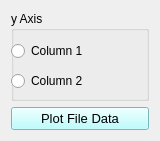
   <widget class="QWidget" name="verticalLayoutWidget_9">
    <property name="geometry">
     <rect>
      <x>670</x>
      <y>240</y>
      <width>160</width>
      <height>141</height>
     </rect>
    </property>
    <layout class="QVBoxLayout" name="FileEditor">
     <item>
      <widget class="QGroupBox" name="groupBox_2">
       <property name="title">
        <string>y Axis</string>
       </property>
       <widget class="QRadioButton" name="radioButton_Col2_yAxis">
        <property name="geometry">
         <rect>
          <x>0</x>
          <y>60</y>
          <width>95</width>
          <height>20</height>
         </rect>
        </property>
        <property name="text">
         <string>Column 2</string>
        </property>
       </widget>
       <widget class="QRadioButton" name="radioButton_Col1_yAxis">
        <property name="geometry">
         <rect>
          <x>0</x>
          <y>30</y>
          <width>95</width>
          <height>20</height>
         </rect>
        </property>
        <property name="text">
         <string>Column 1</string>
        </property>
       </widget>
      </widget>
     </item>
     <item>
      <widget class="QPushButton" name="PlotFileDataButton">
       <property name="palette">
        <palette>
         <active>
          <colorrole role="WindowText">
           <brush brushstyle="SolidPattern">
            <color alpha="255">
             <red>0</red>
             <green>0</green>
             <blue>0</blue>
            </color>
           </brush>
          </colorrole>
          <colorrole role="Button">
           <brush brushstyle="SolidPattern">
            <color alpha="255">
             <red>170</red>
             <green>255</green>
             <blue>255</blue>
            </color>
           </brush>
          </colorrole>
          <colorrole role="Light">
           <brush brushstyle="SolidPattern">
            <color alpha="255">
             <red>255</red>
             <green>255</green>
             <blue>255</blue>
            </color>
           </brush>
          </colorrole>
          <colorrole role="Midlight">
           <brush brushstyle="SolidPattern">
            <color alpha="255">
             <red>212</red>
             <green>255</green>
             <blue>255</blue>
            </color>
           </brush>
          </colorrole>
          <colorrole role="Dark">
           <brush brushstyle="SolidPattern">
            <color alpha="255">
             <red>85</red>
             <green>127</green>
             <blue>127</blue>
            </color>
           </brush>
          </colorrole>
          <colorrole role="Mid">
           <brush brushstyle="SolidPattern">
            <color alpha="255">
             <red>113</red>
             <green>170</green>
             <blue>170</blue>
            </color>
           </brush>
          </colorrole>
          <colorrole role="Text">
           <brush brushstyle="SolidPattern">
            <color alpha="255">
             <red>0</red>
             <green>0</green>
             <blue>0</blue>
            </color>
           </brush>
          </colorrole>
          <colorrole role="BrightText">
           <brush brushstyle="SolidPattern">
            <color alpha="255">
             <red>255</red>
             <green>255</green>
             <blue>255</blue>
            </color>
           </brush>
          </colorrole>
          <colorrole role="ButtonText">
           <brush brushstyle="SolidPattern">
            <color alpha="255">
             <red>0</red>
             <green>0</green>
             <blue>0</blue>
            </color>
           </brush>
          </colorrole>
          <colorrole role="Base">
           <brush brushstyle="SolidPattern">
            <color alpha="255">
             <red>255</red>
             <green>255</green>
             <blue>255</blue>
            </color>
           </brush>
          </colorrole>
          <colorrole role="Window">
           <brush brushstyle="SolidPattern">
            <color alpha="255">
             <red>170</red>
             <green>255</green>
             <blue>255</blue>
            </color>
           </brush>
          </colorrole>
          <colorrole role="Shadow">
           <brush brushstyle="SolidPattern">
            <color alpha="255">
             <red>0</red>
             <green>0</green>
             <blue>0</blue>
            </color>
           </brush>
          </colorrole>
          <colorrole role="AlternateBase">
           <brush brushstyle="SolidPattern">
            <color alpha="255">
             <red>212</red>
             <green>255</green>
             <blue>255</blue>
            </color>
           </brush>
          </colorrole>
          <colorrole role="ToolTipBase">
           <brush brushstyle="SolidPattern">
            <color alpha="255">
             <red>255</red>
             <green>255</green>
             <blue>220</blue>
            </color>
           </brush>
          </colorrole>
          <colorrole role="ToolTipText">
           <brush brushstyle="SolidPattern">
            <color alpha="255">
             <red>0</red>
             <green>0</green>
             <blue>0</blue>
            </color>
           </brush>
          </colorrole>
          <colorrole role="PlaceholderText">
           <brush brushstyle="SolidPattern">
            <color alpha="128">
             <red>0</red>
             <green>0</green>
             <blue>0</blue>
            </color>
           </brush>
          </colorrole>
         </active>
         <inactive>
          <colorrole role="WindowText">
           <brush brushstyle="SolidPattern">
            <color alpha="255">
             <red>0</red>
             <green>0</green>
             <blue>0</blue>
            </color>
           </brush>
          </colorrole>
          <colorrole role="Button">
           <brush brushstyle="SolidPattern">
            <color alpha="255">
             <red>170</red>
             <green>255</green>
             <blue>255</blue>
            </color>
           </brush>
          </colorrole>
          <colorrole role="Light">
           <brush brushstyle="SolidPattern">
            <color alpha="255">
             <red>255</red>
             <green>255</green>
             <blue>255</blue>
            </color>
           </brush>
          </colorrole>
          <colorrole role="Midlight">
           <brush brushstyle="SolidPattern">
            <color alpha="255">
             <red>212</red>
             <green>255</green>
             <blue>255</blue>
            </color>
           </brush>
          </colorrole>
          <colorrole role="Dark">
           <brush brushstyle="SolidPattern">
            <color alpha="255">
             <red>85</red>
             <green>127</green>
             <blue>127</blue>
            </color>
           </brush>
          </colorrole>
          <colorrole role="Mid">
           <brush brushstyle="SolidPattern">
            <color alpha="255">
             <red>113</red>
             <green>170</green>
             <blue>170</blue>
            </color>
           </brush>
          </colorrole>
          <colorrole role="Text">
           <brush brushstyle="SolidPattern">
            <color alpha="255">
             <red>0</red>
             <green>0</green>
             <blue>0</blue>
            </color>
           </brush>
          </colorrole>
          <colorrole role="BrightText">
           <brush brushstyle="SolidPattern">
            <color alpha="255">
             <red>255</red>
             <green>255</green>
             <blue>255</blue>
            </color>
           </brush>
          </colorrole>
          <colorrole role="ButtonText">
           <brush brushstyle="SolidPattern">
            <color alpha="255">
             <red>0</red>
             <green>0</green>
             <blue>0</blue>
            </color>
           </brush>
          </colorrole>
          <colorrole role="Base">
           <brush brushstyle="SolidPattern">
            <color alpha="255">
             <red>255</red>
             <green>255</green>
             <blue>255</blue>
            </color>
           </brush>
          </colorrole>
          <colorrole role="Window">
           <brush brushstyle="SolidPattern">
            <color alpha="255">
             <red>170</red>
             <green>255</green>
             <blue>255</blue>
            </color>
           </brush>
          </colorrole>
          <colorrole role="Shadow">
           <brush brushstyle="SolidPattern">
            <color alpha="255">
             <red>0</red>
             <green>0</green>
             <blue>0</blue>
            </color>
           </brush>
          </colorrole>
          <colorrole role="AlternateBase">
           <brush brushstyle="SolidPattern">
            <color alpha="255">
             <red>212</red>
             <green>255</green>
             <blue>255</blue>
            </color>
           </brush>
          </colorrole>
          <colorrole role="ToolTipBase">
           <brush brushstyle="SolidPattern">
            <color alpha="255">
             <red>255</red>
             <green>255</green>
             <blue>220</blue>
            </color>
           </brush>
          </colorrole>
          <colorrole role="ToolTipText">
           <brush brushstyle="SolidPattern">
            <color alpha="255">
             <red>0</red>
             <green>0</green>
             <blue>0</blue>
            </color>
           </brush>
          </colorrole>
          <colorrole role="PlaceholderText">
           <brush brushstyle="SolidPattern">
            <color alpha="128">
             <red>0</red>
             <green>0</green>
             <blue>0</blue>
            </color>
           </brush>
          </colorrole>
         </inactive>
         <disabled>
          <colorrole role="WindowText">
           <brush brushstyle="SolidPattern">
            <color alpha="255">
             <red>85</red>
             <green>127</green>
             <blue>127</blue>
            </color>
           </brush>
          </colorrole>
          <colorrole role="Button">
           <brush brushstyle="SolidPattern">
            <color alpha="255">
             <red>170</red>
             <green>255</green>
             <blue>255</blue>
            </color>
           </brush>
          </colorrole>
          <colorrole role="Light">
           <brush brushstyle="SolidPattern">
            <color alpha="255">
             <red>255</red>
             <green>255</green>
             <blue>255</blue>
            </color>
           </brush>
          </colorrole>
          <colorrole role="Midlight">
           <brush brushstyle="SolidPattern">
            <color alpha="255">
             <red>212</red>
             <green>255</green>
             <blue>255</blue>
            </color>
           </brush>
          </colorrole>
          <colorrole role="Dark">
           <brush brushstyle="SolidPattern">
            <color alpha="255">
             <red>85</red>
             <green>127</green>
             <blue>127</blue>
            </color>
           </brush>
          </colorrole>
          <colorrole role="Mid">
           <brush brushstyle="SolidPattern">
            <color alpha="255">
             <red>113</red>
             <green>170</green>
             <blue>170</blue>
            </color>
           </brush>
          </colorrole>
          <colorrole role="Text">
           <brush brushstyle="SolidPattern">
            <color alpha="255">
             <red>85</red>
             <green>127</green>
             <blue>127</blue>
            </color>
           </brush>
          </colorrole>
          <colorrole role="BrightText">
           <brush brushstyle="SolidPattern">
            <color alpha="255">
             <red>255</red>
             <green>255</green>
             <blue>255</blue>
            </color>
           </brush>
          </colorrole>
          <colorrole role="ButtonText">
           <brush brushstyle="SolidPattern">
            <color alpha="255">
             <red>85</red>
             <green>127</green>
             <blue>127</blue>
            </color>
           </brush>
          </colorrole>
          <colorrole role="Base">
           <brush brushstyle="SolidPattern">
            <color alpha="255">
             <red>170</red>
             <green>255</green>
             <blue>255</blue>
            </color>
           </brush>
          </colorrole>
          <colorrole role="Window">
           <brush brushstyle="SolidPattern">
            <color alpha="255">
             <red>170</red>
             <green>255</green>
             <blue>255</blue>
            </color>
           </brush>
          </colorrole>
          <colorrole role="Shadow">
           <brush brushstyle="SolidPattern">
            <color alpha="255">
             <red>0</red>
             <green>0</green>
             <blue>0</blue>
            </color>
           </brush>
          </colorrole>
          <colorrole role="AlternateBase">
           <brush brushstyle="SolidPattern">
            <color alpha="255">
             <red>170</red>
             <green>255</green>
             <blue>255</blue>
            </color>
           </brush>
          </colorrole>
          <colorrole role="ToolTipBase">
           <brush brushstyle="SolidPattern">
            <color alpha="255">
             <red>255</red>
             <green>255</green>
             <blue>220</blue>
            </color>
           </brush>
          </colorrole>
          <colorrole role="ToolTipText">
           <brush brushstyle="SolidPattern">
            <color alpha="255">
             <red>0</red>
             <green>0</green>
             <blue>0</blue>
            </color>
           </brush>
          </colorrole>
          <colorrole role="PlaceholderText">
           <brush brushstyle="SolidPattern">
            <color alpha="128">
             <red>0</red>
             <green>0</green>
             <blue>0</blue>
            </color>
           </brush>
          </colorrole>
         </disabled>
        </palette>
       </property>
       <property name="font">
        <font>
         <family>Arial</family>
         <pointsize>10</pointsize>
         <weight>50</weight>
         <bold>false</bold>
         <strikeout>false</strikeout>
        </font>
       </property>
       <property name="styleSheet">
        <string notr="true"/>
       </property>
       <property name="text">
        <string>Plot File Data</string>
       </property>
       <property name="checkable">
        <bool>false</bool>
       </property>
      </widget>
     </item>
    </layout>
   </widget>
